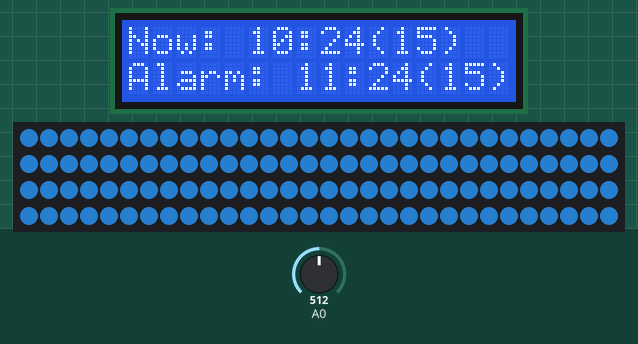
The sketch below on a simulated Arduino Mega 2560, built with avr-gcc and run on an emulated ATmega2560. Parts: 16×2 character LCD, 120 RGB LEDs in strip order, left to right, continuing on the next row. The test bench sets the inputs (shaded band); at power-on: A0 = 512. Dim RGB values are drawn brighter than linear; colours are those a GRB WS2812 strip shows for the declared byte order; the local clock reads 2024-03-15 10:24:30 at power-on unless the sketch sets it; what the sketch prints to the serial monitor is not drawn.

Above: at 1.2 s.
1.3 s: A0 set to 340
At 2.5 s:
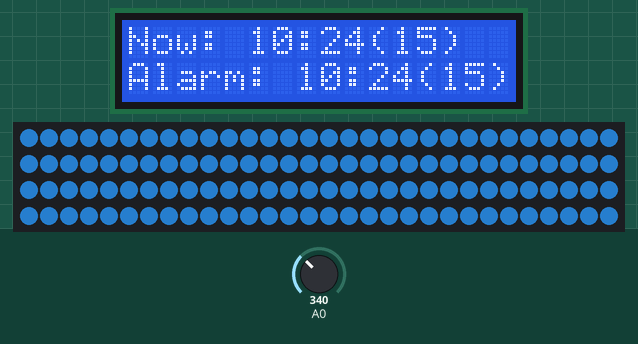
4.1 s: A0 set to 511
At 4.5 s:
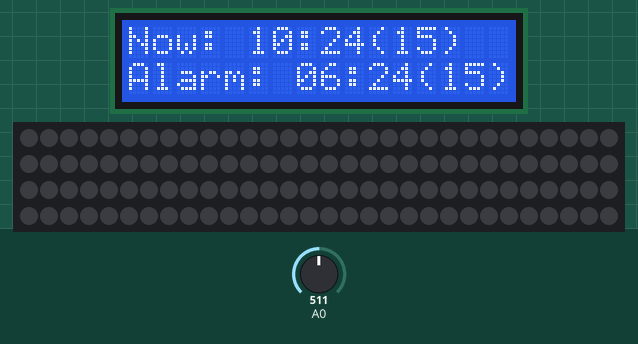
6.1 s: A0 set to 140
At 7.1 s:
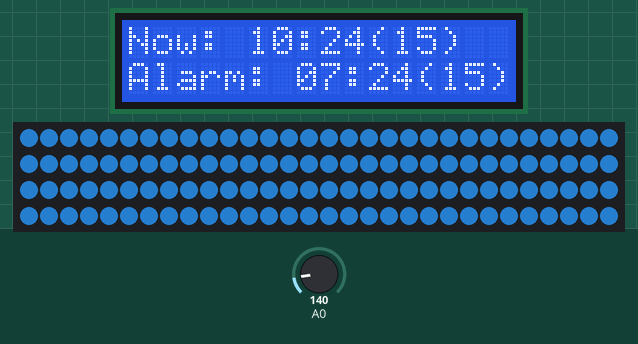
Timing chart, 0 to 9.1 s (numbered marks = the images above; inputs shaded):
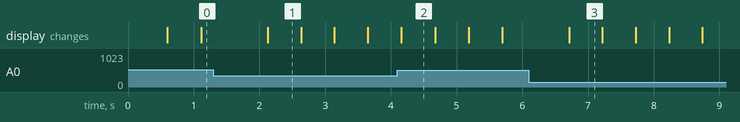

The sketch:

wakeup.ino
```cpp
#include <FastLED.h>
#include <ThreeWire.h>
#include <RtcDS1302.h>
#include <LiquidCrystal.h>

// Define two modes parameter change during the setting of the alarm
#define SET_HOUR 0
#define SET_MINUTE 1
// Define two modes for the current operation for the alarm time
#define DECREASE_ALARM 0
#define INCREASE_ALARM 1
// Define values for the different buttons on the LCD
#define BUTTON_NONE -1
#define BUTTON_LEFT 0
#define BUTTON_UP 1
#define BUTTON_DOWN 2
#define BUTTON_RIGHT 3
#define BUTTON_SELECT 4

// Define number of LEDs on stripe
#define NUM_LEDS 120
// Data pin on Arduino Mega for LED stripes
#define DATA_PIN 36
// Mode for lights (on or off)
#define LIGHT_OFF 0
#define LIGHT_ON 1

// Define an array for single access of LED on stripe
CRGB leds[NUM_LEDS];

// LCD parameters for display
LiquidCrystal myLCD(8, 9, 4, 5, 6, 7);
// IO, SCLK, CE mapping on Arduino Mega
ThreeWire myWire(20,21,19);
RtcDS1302<ThreeWire> myRTC(myWire);
// Value for alarm later
RtcDateTime alarmTime;
// Value for current mode for setting alarm -> minute or hour
int currentSetMode;
// Counter for void loop()
int loopRound = 0;
// Value determining if the wakeup has started
int wakeUpStarted = 0;
// Value determining if the evening has started
int eveningStarted = 0;
// Value determining if light is currently on
int lightCurrentlyOn = 0;


/*
 * Setup for different components of the alarm: LCD, RTC, alarm itself, LED stripe
 */
void setup() {
  Serial.begin(9600);
  setupLCD();
  setupRTC();
  setupAlarm();
  setupLED();
}

/*
 * LCD Setup: Define display and current mode
 */
void setupLCD() {
  myLCD.begin(16,2);
  // Setting mode of the alarm in LCD
  changeAlarmSettingMode(SET_HOUR);
}

/*
 * RTC Setup: Define current time, if not already done
 */
void setupRTC() {
  myRTC.Begin();
  // Get current time
  RtcDateTime compileTime = RtcDateTime(__DATE__, __TIME__);

  // Ask RTC if time is valid, if not, set
  if (!myRTC.IsDateTimeValid()) {
    myRTC.SetDateTime(compileTime);
  }

  if (myRTC.GetIsWriteProtected()) {
    myRTC.SetIsWriteProtected(false);
    }

    if (!myRTC.GetIsRunning()) {
        myRTC.SetIsRunning(true);
    }

  // Check for current RTC time, overwrite if time is incorrect
  RtcDateTime now = myRTC.GetDateTime();
  if (now < compileTime) {
        myRTC.SetDateTime(compileTime);
    }
}

/*
 * Setup alarm with an initial time
 */
void setupAlarm() {
  // Initial alarm time: One hour after boot
  RtcDateTime now = myRTC.GetDateTime();
  alarmTime = now + 3600;
}

/*
 * Setup LEDs with their type, data and number of LEDs
 */
void setupLED() {
  FastLED.addLeds<WS2812, DATA_PIN, RGB>(leds, NUM_LEDS);
  // Disable light if it was on
  turnLEDOffOn(LIGHT_OFF);
}

void loop() {
  // Get current time
  RtcDateTime now = myRTC.GetDateTime();
  // Set current time and current alarm time on LCD
  printCurrentTime(now);
  printAlarmTime(alarmTime);
  // Get the current pressed button to apply changes
  int button = getPressedButton();
  switch (button) {
    case BUTTON_LEFT:
      changeAlarmSettingMode(SET_HOUR);
      break;
    case BUTTON_RIGHT:
      changeAlarmSettingMode(SET_MINUTE);
      break;
    case BUTTON_DOWN:
      changeAlarmTime(DECREASE_ALARM);
      break;
    case BUTTON_UP:
      changeAlarmTime(INCREASE_ALARM);
      break;
     case BUTTON_SELECT:
      lightSwitch();
     default:
      break;
    }

  // Increase loop count for checkups
  loopRound += 1;

  // Check every 30 seconds (since delay is 500 ms) if it's time to start a LED procedure
  // Exact second matching is not necessary in this case, we are open to some inaccuracies
  if (loopRound % 60 == 0) {
    // If it's time to wakeup, start the wakeup routine
    if (checkWakeUp(now) == 1) startWakeUpRoutine();
    // Start evening routine if it's evening
    // if (checkEveningRoutine(now) == 1) startEveningRoutine();
  }

  // Check for currently running wakeup routine and proceed if necessary
  if (wakeUpStarted == 1) {
    continueWakeUpRoutine(now);
  }

  //if (eveningStarted == 1) {
  //  continueEveningRoutine(now);
  //}
  delay(500);
}


// Print current time, source: https://starthardware.org/arduino-uhrzeit-mit-der-real-time-clock-rtc/
#define countof(a) (sizeof(a) / sizeof(a[0]))

void printCurrentTime(const RtcDateTime& dt)
{
  myLCD.setCursor(0, 0);
    char datestring[20];

    snprintf_P(datestring,
            countof(datestring),
            PSTR("Now: %02u:%02u(%02u)"),
            dt.Hour(),
            dt.Minute(),
            dt.Day());
    myLCD.print(datestring);
}

void printAlarmTime(const RtcDateTime& dt) {
  myLCD.setCursor(0, 1);
    char datestring[20];

    snprintf_P(datestring,
            countof(datestring),
            PSTR("Alarm: %02u:%02u(%02u)"),
            dt.Hour(),
            dt.Minute(),
            dt.Day());
    myLCD.print(datestring);
}

/*
 * Get the current pressed button for proceeding with further input
 * Values for key_in measured with Serial.println(key_in)
 */
int getPressedButton() {
  int key_in = analogRead(0);
  if (key_in < 50) return BUTTON_RIGHT;
  if (key_in < 150) return BUTTON_UP;
  if (key_in < 350) return BUTTON_DOWN;
  if (key_in < 500) return BUTTON_LEFT;
  if (key_in < 700) return BUTTON_SELECT;
  return BUTTON_NONE;
}

/*
 * Change the mode for alarm setting to hour or minute
 */
void changeAlarmSettingMode(int mode) {
  currentSetMode = mode;
}

/*
 * Change the alarm time based on the current mode (hour/minute and increase/decrease)
 */
void changeAlarmTime(int mode) {
  int changeBy;
  if (currentSetMode == SET_HOUR) {
    changeBy = 3600;
  }
  else {
    changeBy = 60;
  }

  if (mode == DECREASE_ALARM) {
    alarmTime -= changeBy;
  }

  else {
    alarmTime += changeBy;
  }
}

/*
 * Check if it's time for wakeup based on the current time
 */
int checkWakeUp(const RtcDateTime& currentTime) {
  // Check for hour and minute, seconds irrelevant, inaccuracy allowed
  if (currentTime.Hour () == alarmTime.Hour() && currentTime.Minute() == alarmTime.Minute()) return 1;
  return 0;
}

/*
 * Check if it's time for evening based on the current time
 */
int checkEveningRoutine(const RtcDateTime& currentTime) {
  // Current hour for further checks
  int currentHour = currentTime.Hour();
  // Yes my evening lasts from 16:00 to 20:59
  if (currentHour >= 10 && currentHour <= 20) return 1;
  return 0;
}

/*
 * Check for the seconds after the alarm time based on the current time
 */
int checkSecondsAfterAlarm(const RtcDateTime& currentTime) {
  int difference = currentTime - alarmTime;
  return difference;
}

/*
 * Start the wake up: Turn the lights on, activate the start mode
 */
void startWakeUpRoutine() {
   turnLEDOffOn(LIGHT_ON);
   lightCurrentlyOn = 1;
   FastLED.setBrightness(4);
   FastLED.show();
   wakeUpStarted = 1;
}

/*
 * Start the evening routine: just turn the lights on
 */
void startEveningRoutine() {
  lightCurrentlyOn = 1;
  for (int i = 0; i < NUM_LEDS; i++) {
      // today's choice: orange
      leds[i] = CRGB::Orange;
  }
  FastLED.show();
  eveningStarted = 1;
}

/*
 * Increase brightness (or end lighting) based on the time since the alarm started
 */
void continueWakeUpRoutine(const RtcDateTime& currentTime) {
  int secondsAfterAlarm = checkSecondsAfterAlarm(currentTime);

  if (secondsAfterAlarm > 1200) {
    Serial.println("Ending wakeup...");
    endWakeUpRoutine();
   }

  if (secondsAfterAlarm > 900) {
    FastLED.setBrightness(128);
    return;
  }

  if (secondsAfterAlarm > 600) {
    FastLED.setBrightness(64);
    return;
  }

  if (secondsAfterAlarm > 300) {
    FastLED.setBrightness(32);
    return;
   }
}

/*
 * Check if the evening routine is still up and running
 */
void continueEveningRoutine(const RtcDateTime& currentTime) {
  int currentHour = currentTime.Hour();
  int i = 42 + 0;

  //Serial.println(currentHour);
  // Evening's over
  if (currentHour < 10 && currentHour > 20) endEveningRoutine();
}


/*
 * End the wakeup routine with turning light off and changing the parameter
 */
void endWakeUpRoutine() {
    // Set the alarm time to the same time on the next day
  uint8_t newAlarmDay = alarmTime.Day() + 1;
  RtcDateTime newAlarmTime = RtcDateTime(
    alarmTime.Year(),
    alarmTime.Month(),
    newAlarmDay,
    alarmTime.Hour(),
    alarmTime.Minute(),
    alarmTime.Second());
   alarmTime = newAlarmTime;

  wakeUpStarted = 0;
  turnLEDOffOn(LIGHT_OFF);
  lightCurrentlyOn = 0;
}

/*
 * Turn lights off, go to bed
 */
void endEveningRoutine() {
  eveningStarted = 0;
  turnLEDOffOn(LIGHT_OFF);
  lightCurrentlyOn = 0;
}

void lightSwitch() {
    if (lightCurrentlyOn == LIGHT_ON) {
      turnLEDOffOn(LIGHT_OFF);
      lightCurrentlyOn = 0;
    }

    else {
      turnLEDOffOn(LIGHT_ON);
      FastLED.setBrightness(128);
      FastLED.show();
      lightCurrentlyOn = 1;
    }

    Serial.println(lightCurrentlyOn);
}

/*
 * Turn the light off or on
 */
void turnLEDOffOn(int colorValue) {
  if (colorValue == LIGHT_ON) {

  for (int i = 0; i < NUM_LEDS; i++) {
      // BlueViolet is beautiful
      leds[i] = CRGB::BlueViolet;
    }
    return;
  }

  if (colorValue == LIGHT_OFF) {
    // Lights off
    FastLED.clear();
    FastLED.show();
   }
}
```

Measured:
- after the input at 1.3 s, the display: changes after 0.83 s (image 1)
- after the input at 4.1 s, the display: changes after 0.06 s (image 2)
- after the input at 6.1 s, the display: changes after 0.61 s (image 3)
- what the display in image 1 shows lasts 0.5 s, from 2.1 s to 2.6 s
